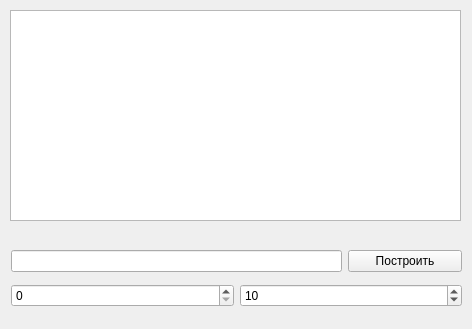
<?xml version="1.0" encoding="UTF-8"?>
<ui version="4.0">
 <class>Form</class>
 <widget class="QWidget" name="Form">
  <property name="geometry">
   <rect>
    <x>0</x>
    <y>0</y>
    <width>472</width>
    <height>329</height>
   </rect>
  </property>
  <property name="windowTitle">
   <string>Построение графика</string>
  </property>
  <widget class="PlotWidget" name="widget">
   <property name="geometry">
    <rect>
     <x>10</x>
     <y>10</y>
     <width>451</width>
     <height>211</height>
    </rect>
   </property>
  </widget>
  <widget class="QWidget" name="layoutWidget">
   <property name="geometry">
    <rect>
     <x>11</x>
     <y>244</y>
     <width>451</width>
     <height>71</height>
    </rect>
   </property>
   <layout class="QVBoxLayout" name="verticalLayout">
    <item>
     <layout class="QHBoxLayout" name="horizontalLayout_2">
      <item>
       <widget class="QLineEdit" name="lineEdit">
        <property name="maximumSize">
         <size>
          <width>331</width>
          <height>16777215</height>
         </size>
        </property>
       </widget>
      </item>
      <item>
       <widget class="QPushButton" name="pushButton">
        <property name="text">
         <string>Построить</string>
        </property>
       </widget>
      </item>
     </layout>
    </item>
    <item>
     <layout class="QHBoxLayout" name="horizontalLayout">
      <item>
       <widget class="QSpinBox" name="spinBox_a"/>
      </item>
      <item>
       <widget class="QSpinBox" name="spinBox_b">
        <property name="value">
         <number>10</number>
        </property>
       </widget>
      </item>
     </layout>
    </item>
   </layout>
  </widget>
 </widget>
 <customwidgets>
  <customwidget>
   <class>PlotWidget</class>
   <extends>QGraphicsView</extends>
   <header>pyqtgraph</header>
  </customwidget>
 </customwidgets>
 <resources/>
 <connections/>
</ui>
